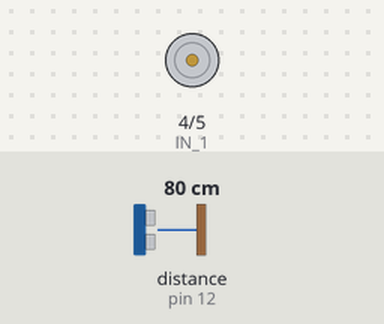
A sketch run on a simulated Arduino Uno, built with avr-gcc and run on an emulated ATmega328P. Shown: motor-driver pin pairs drawn as motors (green arrow = first pin HIGH = forward, orange = second pin HIGH = backward, longer = more drive). The inputs (shaded band) are chosen by the test bench; at power-on: distance to the obstacle (sensor on pin 12) 80 cm. The echo pulse lasts 58.3 µs per cm.

Above: at 1.2 s.
1.3 s: distance to the obstacle (sensor on pin 12) set to 6 cm
2.8 s: distance to the obstacle (sensor on pin 12) set to 3 cm
At 3.8 s:
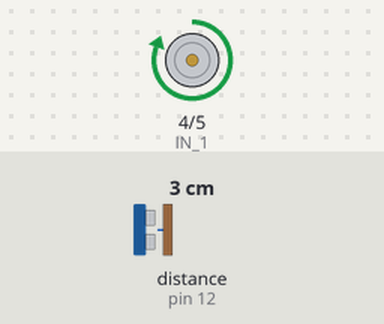
Timing chart, 0 to 5.8 s (numbered marks = the images above; inputs shaded):
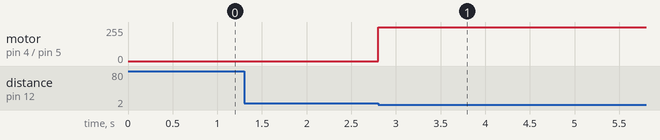

Measured:
- the behaviour switches between 5 and 4 cm on distance to the obstacle (sensor on pin 12) (found by bisection; images 0 and 1)
- after the input at 1.3 s, every drawn part: stays the same
- after the input at 2.8 s, motor on pin 4 (IN_1) / pin 5 (IN_2): stopped → forward 255/255 at once

The sketch:

robotlinefollower.ino
```cpp
//mendefinisikan pin yang digunakan untuk control pin
int IN_1 = 4;
int IN_2 = 5;
int IN_3 = 4;
int IN_4 = 5;

// hcsr04 defined pin
#include <NewPing.h> // hcsr04
#define TRIGGER_PIN  13  // Hubungkan Pin TRIG Sensor Ultrasonic pada Pin A0 Arduino
#define ECHO_PIN     12  // Hubungkan Pin TRIG Sensor Ultrasonic pada Pin A1 Arduino
#define MAX_DISTANCE 100 // Setting jarak maksimum yang kita inginkan, biasanya maksimal sensor HC-SR04 adalah 5 Meter
NewPing sonar1(TRIGGER_PIN, ECHO_PIN, MAX_DISTANCE);
int hcsr1;

void maju(){
  digitalWrite(IN_1, HIGH);
  digitalWrite(IN_2, LOW);
  digitalWrite(IN_3, HIGH);
  digitalWrite(IN_4, LOW);
}

void mudur(){
  digitalWrite(IN_1, LOW);
  digitalWrite(IN_2, HIGH);
  digitalWrite(IN_3, LOW);
  digitalWrite(IN_4, HIGH);
}
void setup() {
  // put your setup code here, to run once:
  pinMode(IN_1, OUTPUT);
  pinMode(IN_2, OUTPUT);
  pinMode(IN_3, OUTPUT);
  pinMode(IN_4, OUTPUT);

}

void loop() {
  // put your main code here, to run repeatedly:

 hcsr1 = sonar1.ping_cm();
 if(hcsr1 != 0 && hcsr1 < 5){
  maju();
 }


}
```
